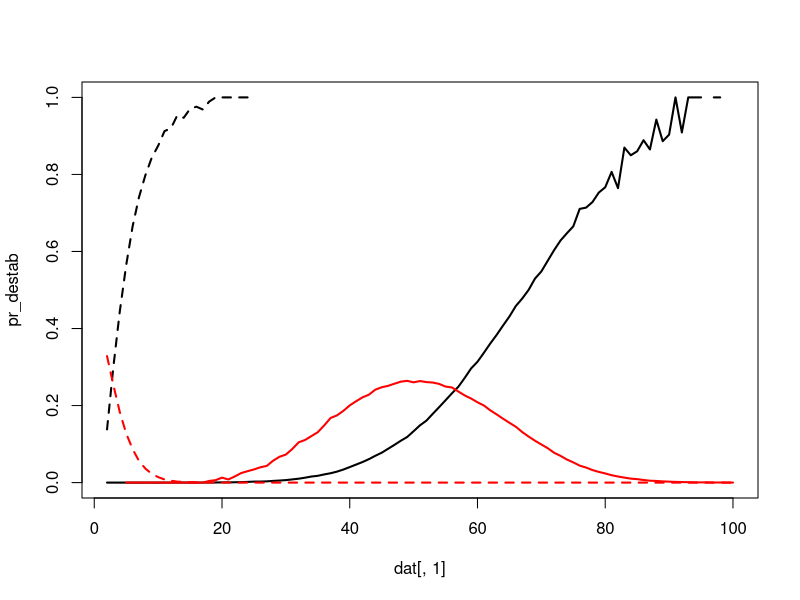
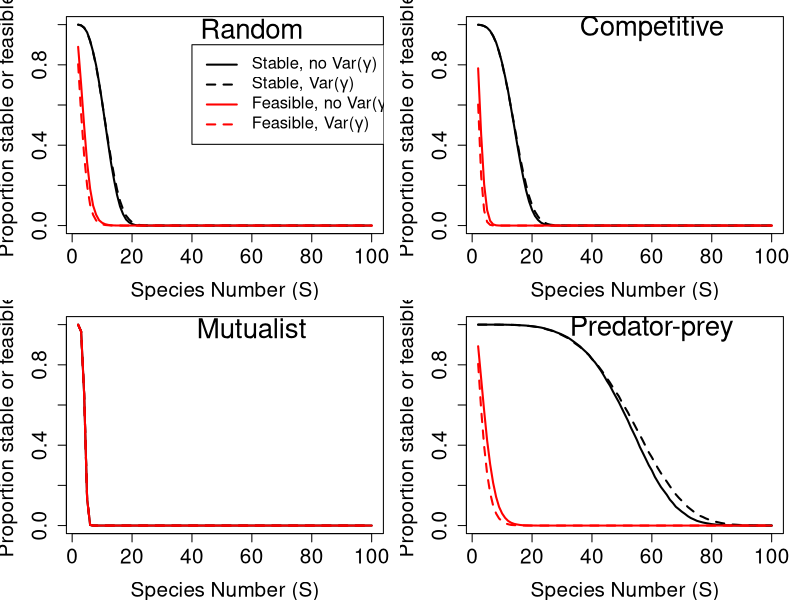
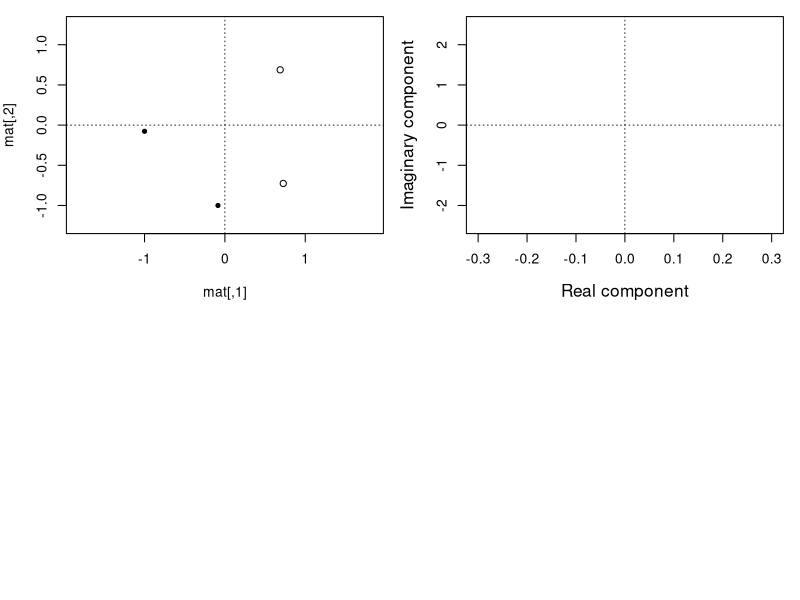

The R script that drew these images, in order: (Note: this script raises an error after producing the figures.)

plot_eigen_c <- function(eigen_list, xlim = c(-2000, 500), ylim = c(-800, 800)){
    coords1 <- expand.grid(real = xlim[1]:xlim[2], imag = ylim[1]:ylim[2]);
    coords2 <- expand.grid(real = xlim[1]:xlim[2], imag = ylim[1]:ylim[2]);
    heat1   <- rep(0, length = dim(coords1)[1]);
    heat2   <- rep(0, length = dim(coords2)[1]);
    el1     <- eigen_list$eig_1;
    el2     <- eigen_list$eig_2;
    for(i in 1:dim(coords1)[1]){
        rightRe1  <- el1[,1] == coords1[i,1];
        rightIm1  <- el1[,2] == coords1[i,2];
        heat1[i]  <- sum(rightRe1 == TRUE & rightIm1 == TRUE);
        rightRe2  <- el2[,1] == coords2[i,1];
        rightIm2  <- el2[,2] == coords2[i,2];
        heat2[i]  <- sum(rightRe2 == TRUE & rightIm2 == TRUE);
        if(i %% 5000 == 0){
            pct <- round((i / dim(coords1)[1]) * 100, digits = 2);
            print(paste(pct, "percent complete"));
        }
    }
    pl1 <- cbind(coords1, heat1);
    pl2 <- cbind(coords2, heat2);
    return(list(A1 = pl1, A2 = pl2));
}

eigen_cloud <- function(nn, iters, int_type = 0, rmx = 0.4, eps_max = 999){
    e_coord1 <- NULL;
    e_coord2 <- NULL;
    iter     <- iters;
    while(iter > 0){
        A1_dat   <- rnorm(n = nn * nn, mean = 0, sd = 0.4);
        A1       <- matrix(data = A1_dat, nrow = nn, ncol = nn);
        A1       <- species_interactions(mat = A1, type = int_type);
        diag(A1) <- -1;
        epsil    <- runif(n = nn, min = 1, max = eps_max);
        eps_dat  <- rep(x = epsil, times = nn);
        eps_mat  <- matrix(data = epsil, nrow = nn, ncol = nn, 
                          byrow = FALSE);
        avg_mat  <- matrix(data = mean(1:eps_max), nrow = nn, ncol = nn, 
                           byrow = FALSE);
        A2       <- A1 * eps_mat;
        A1       <- A1 * avg_mat;
        Re_A1    <- Re(eigen(A1)$values);
        Im_A1    <- Im(eigen(A1)$values);
        Re_A2    <- Re(eigen(A2)$values);
        Im_A2    <- Im(eigen(A2)$values);
        e_coord1 <- rbind(e_coord1, cbind(Re_A1, Im_A1));
        e_coord2 <- rbind(e_coord2, cbind(Re_A2, Im_A2));
        iter     <- iter - 1;
    }
    e_coord1 <- round(e_coord1);
    e_coord2 <- round(e_coord2);
    return(list(eig_1 = e_coord1, eig_2 = e_coord2));
}    
    
rand_gen_var <- function(max_sp, iters, int_type = 0, rmx = 0.4, eps_max = 999){
    tot_res <- NULL;
    fea_res <- NULL;
    nea_res <- NULL;
    for(i in 2:max_sp){
        nn             <- i;
        A1_stt         <- 0;
        A2_stt         <- 0;
        A1_fet         <- 0;
        A2_fet         <- 0;
        iter           <- iters;
        tot_res[[i-1]] <- matrix(data = 0, nrow = iter, ncol = 2);
        fea_res[[i-1]] <- matrix(data = 0, nrow = iter, ncol = 2);
        nea_res[[i-1]] <- matrix(data = 0, nrow = iter, ncol = 2);
        while(iter > 0){
            r_vec    <- rnorm(n = nn, mean = 0, sd = rmx);
            A1_dat   <- rnorm(n = nn * nn, mean = 0, sd = 0.4);
            A1       <- matrix(data = A1_dat, nrow = nn, ncol = nn);
            A1       <- species_interactions(mat = A1, type = int_type);
            diag(A1) <- -1;
            epsil    <- runif(n = nn, min = 1, max = eps_max);
            eps_dat  <- rep(x = epsil, times = nn);
            eps_mat  <- matrix(data = epsil, nrow = nn, ncol = nn, 
                               byrow = FALSE);
            avg_mat  <- matrix(data = mean(1:eps_max), nrow = nn, ncol = nn, 
                               byrow = FALSE);
            A2       <- A1 * eps_mat;
            A1       <- A1 * avg_mat;
            #r_vec    <- r_vec * epsil / 100;
            A1_stb   <- max(Re(eigen(A1)$values)) < 0;
            A2_stb   <- max(Re(eigen(A2)$values)) < 0;
            A1_fea   <- min(-1*solve(A1) %*% r_vec) > 0;
            A2_fea   <- min(-1*solve(A2) %*% r_vec) > 0;
            A1_nea   <- max(-1*solve(A1) %*% r_vec) < 0;
            A2_nea   <- max(-1*solve(A2) %*% r_vec) < 0;
            if(A1_stb == TRUE){
                tot_res[[i-1]][iter, 1] <- 1;
            }
            if(A2_stb == TRUE){
                tot_res[[i-1]][iter, 2] <- 1;
            }
            if(A1_fea == TRUE){
                fea_res[[i-1]][iter, 1] <- 1;
            }
            if(A2_fea == TRUE){
                fea_res[[i-1]][iter, 2] <- 1;
            }
            if(A1_nea == TRUE){
                nea_res[[i-1]][iter, 1] <- 1;
            }
            if(A2_nea == TRUE){
                nea_res[[i-1]][iter, 2] <- 1;
            }
            iter    <- iter - 1;
        }
        print(i);
    }
    all_res <- summarise_randmat(tot_res = tot_res, fea_res = fea_res, 
                                 nea_res = nea_res);
    return(all_res);
}


species_interactions <- function(mat, type = 0){
    if(type == 1){
        mat[mat > 0] <- -1*mat[mat > 0];
    }
    if(type == 2){
        mat[mat < 0] <- -1*mat[mat < 0];
    }
    if(type == 3){
        for(i in 1:dim(mat)[1]){
            for(j in 1:dim(mat)[2]){
                if(mat[i, j] * mat[j, i] > 0){
                    mat[j, i] <- -1 * mat[j, i];
                }
            }
        }
    }
    return(mat);
}


summarise_randmat <- function(tot_res, fea_res, nea_res){
    sims    <- length(tot_res);
    all_res <- matrix(data = 0, nrow = sims, ncol = 13);
    for(i in 1:sims){
        unstables <- tot_res[[i]][,1] == FALSE & tot_res[[i]][,2] == FALSE;
        stables   <- tot_res[[i]][,1] == TRUE  & tot_res[[i]][,2] == TRUE;
        unstabled <- tot_res[[i]][,1] == TRUE  & tot_res[[i]][,2] == FALSE;
        stabled   <- tot_res[[i]][,1] == FALSE & tot_res[[i]][,2] == TRUE;
        non_feas  <- fea_res[[i]][,1] == FALSE & fea_res[[i]][,2] == FALSE;
        feasibl   <- fea_res[[i]][,1] == TRUE  & fea_res[[i]][,2] == TRUE;
        unfeased  <- fea_res[[i]][,1] == TRUE  & fea_res[[i]][,2] == FALSE;
        feased    <- fea_res[[i]][,1] == FALSE & fea_res[[i]][,2] == TRUE;
        non_neas  <- nea_res[[i]][,1] == FALSE & nea_res[[i]][,2] == FALSE;
        neasibl   <- nea_res[[i]][,1] == TRUE  & nea_res[[i]][,2] == TRUE;
        unneased  <- nea_res[[i]][,1] == TRUE  & nea_res[[i]][,2] == FALSE;
        neased    <- nea_res[[i]][,1] == FALSE & nea_res[[i]][,2] == TRUE;
        all_res[i, 1]  <- i + 1;
        all_res[i, 2]  <- sum(unstables);
        all_res[i, 3]  <- sum(stables);
        all_res[i, 4]  <- sum(unstabled);
        all_res[i, 5]  <- sum(stabled);
        all_res[i, 6]  <- sum(non_feas);
        all_res[i, 7]  <- sum(feasibl);
        all_res[i, 8]  <- sum(unfeased);
        all_res[i, 9]  <- sum(feased);
        all_res[i, 10] <- sum(non_neas);
        all_res[i, 11] <- sum(neasibl);
        all_res[i, 12] <- sum(unneased);
        all_res[i, 13] <- sum(neased);
    }
    return(all_res);
}


# Get:
# (1) proportion stable made unstable
# (2) proportion unstable made stable
# (3) proportion feasible made infeasible
# (4) proportion infeasible made feasible


random      <- read.csv(file = "sim_results/random_community.csv");
competition <- read.csv(file = "sim_results/competitor_community.csv");
mutualism   <- read.csv(file = "sim_results/mutualist_community.csv");
pred_prey   <- read.csv(file = "sim_results/predator_prey_community.csv");



dat <- pred_prey;

pr_destab <- dat[,4] / (dat[,4] + dat[,3]);
pr_stabld <- dat[,5] / (dat[,5] + dat[,2]);
pr_defeas <- dat[,8] / (dat[,8] + dat[,7]);
pr_feased <- dat[,9] / (dat[,9] + dat[,6]);
Sp        <- dat[,1];

plot(dat[,1], pr_destab, type = "l", lwd = 2, ylim = c(0, 1));
points(dat[,1], pr_stabld, type = "l", lwd = 2, col = "red");
points(dat[,1], pr_defeas, type = "l", lwd = 2, col = "black", lty = "dashed");
points(dat[,1], pr_feased, type = "l", lwd = 2, col = "red", lty = "dashed");


pr_destab <- dat[,4] / (dat[,4] + dat[,3]);
pr_stabld <- dat[,5] / (dat[,5] + dat[,2]);
pr_defeas <- dat[,8] / (dat[,8] + dat[,7]);
pr_feased <- dat[,9] / (dat[,9] + dat[,6]);



# ==============================================================================
par(mfrow = c(2, 2), mar = c(4, 4, 1, 1));
# ==============================================================================
dat      <- random;
stab_nov <- dat[,3] + dat[,4];
stab_var <- dat[,3] + dat[,5];
feas_nov <- dat[,7] + dat[,8];
feas_var <- dat[,7] + dat[,9];
plot(x = Sp, y = stab_nov / 100000, type = "l", lwd = 2, ylim = c(0,1),
     cex.lab = 1.5, cex.axis = 1.5, xlab = "Species Number (S)",
     ylab = "Proportion stable or feasible");
points(x = Sp, y = stab_var / 100000, type = "l", lwd = 2, lty = "dashed");
points(x = Sp, y = feas_nov / 100000, type = "l", lwd = 2, col = "red");
points(x = Sp, y = feas_var / 100000, type = "l", lwd = 2, col = "red",
       lty = "dashed");
legend(x = 40, y = 0.9, col = c("black", "black", "red", "red"), cex = 1.2,
       legend = c(expression(paste("Stable, no Var(",gamma,")")),
                             expression(paste("Stable, Var(",gamma,")")),
                             expression(paste("Feasible, no Var(",gamma,")")),
                             expression(paste("Feasible, Var(",gamma,")"))),
       lty = c("solid", "dashed", "solid", "dashed"), lwd = 2);
text(x = 60, y = 0.98, labels = "Random", cex = 2);
# ==============================================================================
dat      <- competition;
stab_nov <- dat[,3] + dat[,4];
stab_var <- dat[,3] + dat[,5];
feas_nov <- dat[,7] + dat[,8];
feas_var <- dat[,7] + dat[,9];
plot(x = Sp, y = stab_nov / 100000, type = "l", lwd = 2, ylim = c(0,1),
     cex.lab = 1.5, cex.axis = 1.5, xlab = "Species Number (S)",
     ylab = "Proportion stable or feasible");
points(x = Sp, y = stab_var / 100000, type = "l", lwd = 2, lty = "dashed");
points(x = Sp, y = feas_nov / 100000, type = "l", lwd = 2, col = "red");
points(x = Sp, y = feas_var / 100000, type = "l", lwd = 2, col = "red",
       lty = "dashed");
text(x = 60, y = 0.98, labels = "Competitive", cex = 2);
# ==============================================================================
dat      <- mutualism;
stab_nov <- dat[,3] + dat[,4];
stab_var <- dat[,3] + dat[,5];
feas_nov <- dat[,7] + dat[,8];
feas_var <- dat[,7] + dat[,9];
plot(x = Sp, y = stab_nov / 100000, type = "l", lwd = 2, ylim = c(0,1),
     cex.lab = 1.5, cex.axis = 1.5, xlab = "Species Number (S)",
     ylab = "Proportion stable or feasible");
points(x = Sp, y = stab_var / 100000, type = "l", lwd = 2, lty = "dashed");
points(x = Sp, y = feas_nov / 100000, type = "l", lwd = 2, col = "red");
points(x = Sp, y = feas_var / 100000, type = "l", lwd = 2, col = "red",
       lty = "dashed");
text(x = 60, y = 0.98, labels = "Mutualist", cex = 2);
# ==============================================================================
dat      <- pred_prey;
stab_nov <- dat[,3] + dat[,4];
stab_var <- dat[,3] + dat[,5];
feas_nov <- dat[,7] + dat[,8];
feas_var <- dat[,7] + dat[,9];
plot(x = Sp, y = stab_nov / 100000, type = "l", lwd = 2, ylim = c(0,1),
     cex.lab = 1.5, cex.axis = 1.5, xlab = "Species Number (S)",
     ylab = "Proportion stable or feasible");
points(x = Sp, y = stab_var / 100000, type = "l", lwd = 2, lty = "dashed");
points(x = Sp, y = feas_nov / 100000, type = "l", lwd = 2, col = "red");
points(x = Sp, y = feas_var / 100000, type = "l", lwd = 2, col = "red",
       lty = "dashed");
text(x = 60, y = 0.98, labels = "Predator-prey", cex = 2);
# ==============================================================================





mat <- matrix(data = rnorm(n = 4, mean = 0, sd = 0.4), nrow = 2);
diag(mat) <- -1;
plot(mat, xlim = c(-0.5, 0.5), ylim = c(-1.25, 1.25), asp = 1, pch = 20)
points(Re(eigen(mat)$vector));
abline(h = 0, lty = "dotted", lwd = 0.8);
abline(v = 0, lty = "dotted", lwd = 0.8);






plot(x = 0, y = 0, type = "n", xlim = c(-0.3, 0.3), ylim = c(-2.5, 2.5),
     xlab = "Real component", ylab = "Imaginary component", cex.lab = 1.25);
abline(h = 0, lty = "dotted", lwd = 0.8);
abline(v = 0, lty = "dotted", lwd = 0.8);

iter     <- 10000;
while(iter > 0){
    mat1       <- matrix(data = rnorm(n = 16, mean = 0, sd = 0.4), nrow = 4);
    diag(mat1) <- -1;
    mat2       <- mat1;
    mat2[1,]   <- mat2[1,] * runif(n = 1, min = 1, max = 1000);
    mat1_e     <- eigen(mat1)$values;
    mat2_e     <- eigen(mat2)$values;
    stab1      <- max(Re(mat1_e)) < 0;
    stab2      <- max(Re(mat2_e)) < 0;
    if(stab1 == TRUE & stab2 == FALSE){
        arrows(x0 = Re(mat1_e), x1 = Re(mat2_e), y0 = Im(mat1_e), y1 = Im(mat2_e),
               length = 0.05, lwd = 2, col = "red");
        #break;
    }
    if(stab1 == FALSE & stab2 == TRUE){
        arrows(x0 = Re(mat1_e), x1 = Re(mat2_e), y0 = Im(mat1_e), y1 = Im(mat2_e),
               length = 0.05, lwd = 2, col = "blue");
        #break;
    }
    iter <- iter - 1;
}



get_rand_eigs <- function(int_type = 0, iter = 1000){
    nn             <- 20;
    eigres         <- matrix(data = 0, ncol = 82, nrow = iter);
    eigres[,1]     <- int_type;
    while(iter > 0){
        r_vec     <- runif(n = nn, min = 1, max = rmx);
        A1_dat    <- rnorm(n = nn * nn, mean = 0, sd = 0.4);
        A1        <- matrix(data = A1_dat, nrow = nn, ncol = nn);
        A1        <- species_interactions(mat = A1, type = int_type);
        diag(A1)  <- -1;
        epsil     <- runif(n = nn, min = 1, max = eps_max);
        eps_dat   <- rep(x = epsil, times = nn);
        eps_mat   <- matrix(data = epsil, nrow = nn, ncol = nn, 
                            byrow = FALSE);
        avg_mat   <- matrix(data = mean(1:eps_max), nrow = nn, ncol = nn, 
                            byrow = FALSE);
        A2        <- A1 * eps_mat;
        A1        <- A1 * avg_mat;
        mat1_e    <- eigen(A1)$values;
        mat2_e    <- eigen(A2)$values;
        real_mat1 <- Re(mat1_e);
        imag_mat1 <- Im(mat1_e);
        real_mat2 <- Re(mat2_e);
        imag_mat2 <- Im(mat2_e);
        stab1     <- max(real_mat1) < 0;
        stab2     <- max(real_mat2) < 0;
        if(stab1 == FALSE & stab2 == FALSE){
            eigres[iter,2] <- 1;
        }
        if(stab1 == TRUE & stab2 == TRUE){
            eigres[iter,2] <- 2;
        }
        if(stab1 == TRUE & stab2 == FALSE){
            eigres[iter,2] <- 3;
        }
        if(stab1 == FALSE & stab2 == TRUE){
            eigres[iter,2] <- 4;
        }
        eigres[iter,3:22]  <- real_mat1;
        eigres[iter,23:42] <- imag_mat1;
        eigres[iter,43:62] <- real_mat2;
        eigres[iter,63:82] <- imag_mat2;
        iter    <- iter - 1;
    }
    return(eigres);
}

plot_eig_set <- function(eigres){
    par(mfrow = c(2,2), mar = c(5, 5, 1, 1));
    x0 <- min(cbind(eigres[,3:22], eigres[,43:62]));
    x1 <- max(cbind(eigres[,3:22], eigres[,43:62]));
    plot(x = 0, y = 0, type = "n", xlim = c(x0, x1), ylim = c(-1500, 1500),
         xlab = "Real component", ylab = "Imaginary component", cex.lab = 1.25);
    abline(h = 0, lty = "dotted", lwd = 0.8);
    abline(v = 0, lty = "dotted", lwd = 0.8);
    if(1 %in% eigres[,2]){
        row <- which(eigres[,2] == 1)[1];
        m1r <- eigres[row,3:22];
        m1i <- eigres[row,23:42];
        m2r <- eigres[row,43:62];
        m2i <- eigres[row,63:82];
        points(x = m1r, y = m1i, pch = 20, cex = 1.5, col = "black");
        points(x = m2r, y = m2i, pch = 20, cex = 1.5, col = "red");
    }
    text(x = x0 + (x1 - x0)*0.2, y = 1500, "Unstable", cex = 1.5);
    plot(x = 0, y = 0, type = "n", xlim = c(x0, x1), ylim = c(-1500, 1500),
         xlab = "Real component", ylab = "Imaginary component", cex.lab = 1.25);
    abline(h = 0, lty = "dotted", lwd = 0.8);
    abline(v = 0, lty = "dotted", lwd = 0.8);
    if(2 %in% eigres[,2]){
        row <- which(eigres[,2] == 2)[1];
        m1r <- eigres[row,3:22];
        m1i <- eigres[row,23:42];
        m2r <- eigres[row,43:62];
        m2i <- eigres[row,63:82];
        points(x = m1r, y = m1i, pch = 20, cex = 1.5, col = "black");
        points(x = m2r, y = m2i, pch = 20, cex = 1.5, col = "red");
    }
    text(x = x0 + (x1 - x0)*0.2, y = 1500, "Stable", cex = 1.5);
    plot(x = 0, y = 0, type = "n", xlim = c(x0, x1), ylim = c(-1500, 1500),
         xlab = "Real component", ylab = "Imaginary component", cex.lab = 1.25);
    abline(h = 0, lty = "dotted", lwd = 0.8);
    abline(v = 0, lty = "dotted", lwd = 0.8);
    if(3 %in% eigres[,2]){
        row <- which(eigres[,2] == 3)[1];
        m1r <- eigres[row,3:22];
        m1i <- eigres[row,23:42];
        m2r <- eigres[row,43:62];
        m2i <- eigres[row,63:82];
        points(x = m1r, y = m1i, pch = 20, cex = 1.5, col = "black");
        points(x = m2r, y = m2i, pch = 20, cex = 1.5, col = "red");
    }
    text(x = x0 + (x1 - x0)*0.2, y = 1500, "Destabilised", cex = 1.5);
    plot(x = 0, y = 0, type = "n", xlim =c(x0, x1), ylim = c(-1500, 1500),
         xlab = "Real component", ylab = "Imaginary component", cex.lab = 1.25);
    abline(h = 0, lty = "dotted", lwd = 0.8);
    abline(v = 0, lty = "dotted", lwd = 0.8);
    if(4 %in% eigres[,2]){
        row <- which(eigres[,2] == 4)[1];
        m1r <- eigres[row,3:22];
        m1i <- eigres[row,23:42];
        m2r <- eigres[row,43:62];
        m2i <- eigres[row,63:82];
        points(x = m1r, y = m1i, pch = 20, cex = 1.5, col = "black");
        points(x = m2r, y = m2i, pch = 20, cex = 1.5, col = "red");
    }
    text(x = x0 + (x1 - x0)*0.2, y = 1500, "Stabilised", cex = 1.5);
}

get_rand_feas <- function(int_type = 0, iter = 1000){
    nn             <- 20;
    eigres         <- matrix(data = 0, ncol = 42, nrow = iter);
    eigres[,1]     <- int_type;
    while(iter > 0){
        r_vec     <- runif(n = nn, min = 1, max = rmx);
        A1_dat    <- rnorm(n = nn * nn, mean = 0, sd = 0.4);
        A1        <- matrix(data = A1_dat, nrow = nn, ncol = nn);
        A1        <- species_interactions(mat = A1, type = int_type);
        diag(A1)  <- -1;
        avg_mat   <- matrix(data = mean(1:eps_max), nrow = nn, ncol = nn, 
                            byrow = FALSE);
        A1        <- A1 * avg_mat;
        mat1_e    <- eigen(A1)$values;
        real_mat1 <- Re(mat1_e);
        imag_mat1 <- Im(mat1_e);
        stab1     <- max(real_mat1) < 0;
        A1_fea    <- min(-1*solve(A1) %*% r_vec) > 0;
        if(stab1 == TRUE & A1_fea == FALSE){
            eigres[iter,2] <- 1;
        }
        if(stab1 == TRUE & A1_fea == TRUE){
            eigres[iter,2] <- 2;
        }
        eigres[iter,3:22]  <- real_mat1;
        eigres[iter,23:42] <- imag_mat1;
        iter    <- iter - 1;
    }
    return(eigres);
}


plot_feas_set <- function(eigres){
    par(mfrow = c(1,2), mar = c(5, 5, 1, 1));
    x0 <- min(eigres[,3:22]);
    x1 <- max(eigres[,3:22]);
    plot(x = 0, y = 0, type = "n", xlim = c(x0, x1), ylim = c(-1500, 1500),
         xlab = "Real component", ylab = "Imaginary component", cex.lab = 1.25);
    abline(h = 0, lty = "dotted", lwd = 0.8);
    abline(v = 0, lty = "dotted", lwd = 0.8);
    if(1 %in% eigres[,2]){
        row <- which(eigres[,2] == 1)[1];
        m1r <- eigres[row,3:22];
        m1i <- eigres[row,23:42];
        points(x = m1r, y = m1i, pch = 20, cex = 1.5, col = "black");
    }
    text(x = x0 + (x1 - x0)*0.2, y = 1500, "Stable", cex = 1.5);
    plot(x = 0, y = 0, type = "n", xlim = c(x0, x1), ylim = c(-1500, 1500),
         xlab = "Real component", ylab = "Imaginary component", cex.lab = 1.25);
    abline(h = 0, lty = "dotted", lwd = 0.8);
    abline(v = 0, lty = "dotted", lwd = 0.8);
    if(2 %in% eigres[,2]){
        row <- which(eigres[,2] == 2)[1];
        m1r <- eigres[row,3:22];
        m1i <- eigres[row,23:42];
        points(x = m1r, y = m1i, pch = 20, cex = 1.5, col = "black");
    }
    text(x = x0 + (x1 - x0)*0.2, y = 1500, "Feasible", cex = 1.5);
}


eres <- get_rand_eigs(int_type = 0, iter = 10000);
plot_eig_set(eres);






get_var_change <- function(int_type = 0, iter = 1000){
    m_changes      <- NULL;
    nn             <- 20;
    eigres         <- matrix(data = 0, ncol = 82, nrow = iter);
    eigtests       <- matrix(data = 0, nrow = iter, ncol = 21);
    eigres[,1]     <- int_type;
    while(iter > 0){
        r_vec     <- runif(n = nn, min = 1, max = rmx);
        A1_dat    <- rnorm(n = nn * nn, mean = 0, sd = 0.4);
        A1        <- matrix(data = A1_dat, nrow = nn, ncol = nn);
        A1        <- species_interactions(mat = A1, type = int_type);
        diag(A1)  <- -1;
        epsil     <- runif(n = nn, min = 1, max = eps_max);
        eps_dat   <- rep(x = epsil, times = nn);
        eps_mat   <- matrix(data = epsil, nrow = nn, ncol = nn, 
                            byrow = FALSE);
        avg_mat   <- matrix(data = mean(1:eps_max), nrow = nn, ncol = nn, 
                            byrow = FALSE);
        A2        <- A1 * eps_mat;
        A1        <- A1 * avg_mat;
        mat1_e    <- eigen(A1)$values;
        mat2_e    <- eigen(A2)$values;
        real_mat1 <- Re(mat1_e);
        imag_mat1 <- Im(mat1_e);
        real_mat2 <- Re(mat2_e);
        imag_mat2 <- Im(mat2_e);
        stab1     <- max(real_mat1) < 0;
        stab2     <- max(real_mat2) < 0;
        mchange   <- solve(t(A1) %*% A1) %*% t(A1) %*% A2;
        m_changes[[iter]] <- mchange;
        if(stab1 == FALSE & stab2 == FALSE){
            eigres[iter,2]    <- 1;
            eigtests[iter,1]  <- 1;
        }
        if(stab1 == TRUE & stab2 == TRUE){
            eigres[iter,2] <- 2;
            eigtests[iter,1]  <- 2;
        }
        if(stab1 == TRUE & stab2 == FALSE){
            eigres[iter,2] <- 3;
            eigtests[iter,1]  <- 3;
        }
        if(stab1 == FALSE & stab2 == TRUE){
            eigres[iter,2] <- 4;
            eigtests[iter,1]  <- 4;
        }
        eigtests[iter,2:21] <- eigen(mchange)$values;
        eigres[iter,3:22]   <- real_mat1;
        eigres[iter,23:42]  <- imag_mat1;
        eigres[iter,43:62]  <- real_mat2;
        eigres[iter,63:82]  <- imag_mat2;
        iter    <- iter - 1;
    }
    return(list(eigres = eigres, mchanges = m_changes, eigtests = eigtests));
}

plot_var_change <- function(dat){
    eigres   <- dat$eigres;
    mchanges <- dat$mchanges;
    par(mfrow = c(2,2), mar = c(2, 2, 1, 1));
    if(1 %in% eigres[,2]){
        use_it <- which(eigres[,2] == 1)[1];
        plot(mchanges[[use_it]], xlab = "", ylab = "");
        abline(h = 0, lty = "dotted", lwd = 0.8);
        abline(v = 0, lty = "dotted", lwd = 0.8);
    }
    if(2 %in% eigres[,2]){
        use_it <- which(eigres[,2] == 2)[1];
        plot(mchanges[[use_it]], xlab = "", ylab = "");
        abline(h = 0, lty = "dotted", lwd = 0.8);
        abline(v = 0, lty = "dotted", lwd = 0.8);
    }
    if(3 %in% eigres[,2]){
        use_it <- which(eigres[,2] == 3)[1];
        plot(mchanges[[use_it]], xlab = "", ylab = "");
        abline(h = 0, lty = "dotted", lwd = 0.8);
        abline(v = 0, lty = "dotted", lwd = 0.8);
    }
    if(4 %in% eigres[,2]){
        use_it <- which(eigres[,2] == 4)[1];
        plot(mchanges[[use_it]], xlab = "", ylab = "");
        abline(h = 0, lty = "dotted", lwd = 0.8);
        abline(v = 0, lty = "dotted", lwd = 0.8);
    }
}












dat      <- random;


Sp       <- dat[,1];
stab_nov <- dat[,3]  + dat[,4];
stab_var <- dat[,3]  + dat[,5];
feas_nov <- dat[,7]  + dat[,8];
feas_var <- dat[,7]  + dat[,9];
#neas_nov <- dat[,11] + dat[,12];
#neas_var <- dat[,11]  + dat[,13];
plot(x = Sp, y = stab_nov / 100000, type = "l", lwd = 2, ylim = c(0,0.2),
     cex.lab = 1.5, cex.axis = 1.5, xlab = "Species Number (S)",
     ylab = "Proportion stable or feasible");
points(x = Sp, y = stab_var / 100000, type = "l", lwd = 2, lty = "dashed");
points(x = Sp, y = feas_nov / 100000, type = "l", lwd = 2, col = "red");
points(x = Sp, y = feas_var / 100000, type = "l", lwd = 2, col = "red",
       lty = "dashed");
#points(x = Sp, y = neas_nov / 100000, type = "l", lwd = 2, col = "blue");
#points(x = Sp, y = neas_var / 100000, type = "l", lwd = 2, col = "blue",
#       lty = "dashed");
legend(x = 40, y = 0.9, col = c("black", "black", "red", "red"), cex = 1.2,
       legend = c(expression(paste("Stable, no Var(",gamma,")")),
                  expression(paste("Stable, Var(",gamma,")")),
                  expression(paste("Feasible, no Var(",gamma,")")),
                  expression(paste("Feasible, Var(",gamma,")"))),
       lty = c("solid", "dashed", "solid", "dashed"), lwd = 2);
text(x = 60, y = 0.98, labels = "Random", cex = 2);













#===============================================================================







#===============================================================================


rand_gen_var <- function(max_sp, iters, int_type = 0, rmx = 0.4, pr_dev = 1){
    tot_res <- NULL;
    fea_res <- NULL;
    nea_res <- NULL;
    for(i in 1:pr_dev){
        nn             <- max_sp;
        A1_stt         <- 0;
        A2_stt         <- 0;
        iter           <- iters;
        tot_res[[i]]   <- matrix(data = 0, nrow = iter, ncol = 2);
        fea_res[[i]]   <- matrix(data = 0, nrow = iter, ncol = 2);
        nea_res[[i]]   <- matrix(data = 0, nrow = iter, ncol = 2);
        while(iter > 0){
            r_vec    <- rnorm(n = nn, mean = 0, sd = rmx);
            A1_dat   <- rnorm(n = nn * nn, mean = 0, sd = 0.4);
            A1       <- matrix(data = A1_dat, nrow = nn, ncol = nn);
            A1       <- species_interactions(mat = A1, type = int_type);
            diag(A1) <- -1;
            epsil    <- rnorm(n = nn, mean = 0, sd = pr_dev+100);
            eps_mat  <- matrix(data = exp(epsil), nrow = nn, ncol = nn, 
                               byrow = FALSE);
            avg_mat  <- matrix(data = mean(exp(epsil)), nrow = nn, ncol = nn, 
                               byrow = FALSE);
            A2       <- A1 * eps_mat;
            A1       <- A1 * avg_mat;
            A1_stb   <- max(Re(eigen(A1)$values)) < 0;
            A2_stb   <- max(Re(eigen(A2)$values)) < 0;
            if(A1_stb == TRUE){
                tot_res[[i]][iter, 1] <- 1;
            }
            if(A2_stb == TRUE){
                tot_res[[i]][iter, 2] <- 1;
            }
            iter    <- iter - 1;
        }
        print(i);
    }
    all_res <- summarise_randmat(tot_res = tot_res, fea_res = fea_res, 
                                 nea_res = nea_res);
    return(all_res);
}


species_interactions <- function(mat, type = 0){
    if(type == 1){
        mat[mat > 0] <- -1*mat[mat > 0];
    }
    if(type == 2){
        mat[mat < 0] <- -1*mat[mat < 0];
    }
    if(type == 3){
        for(i in 1:dim(mat)[1]){
            for(j in 1:dim(mat)[2]){
                if(mat[i, j] * mat[j, i] > 0){
                    mat[j, i] <- -1 * mat[j, i];
                }
            }
        }
    }
    return(mat);
}


summarise_randmat <- function(tot_res, fea_res, nea_res){
    sims    <- length(tot_res);
    all_res <- matrix(data = 0, nrow = sims, ncol = 9);
    for(i in 1:sims){
        unstables <- tot_res[[i]][,1] == FALSE & tot_res[[i]][,2] == FALSE;
        stables   <- tot_res[[i]][,1] == TRUE  & tot_res[[i]][,2] == TRUE;
        unstabled <- tot_res[[i]][,1] == TRUE  & tot_res[[i]][,2] == FALSE;
        stabled   <- tot_res[[i]][,1] == FALSE & tot_res[[i]][,2] == TRUE;
        non_feas  <- fea_res[[i]][,1] == FALSE & fea_res[[i]][,2] == FALSE;
        feasibl   <- fea_res[[i]][,1] == TRUE  & fea_res[[i]][,2] == TRUE;
        unfeased  <- fea_res[[i]][,1] == TRUE  & fea_res[[i]][,2] == FALSE;
        feased    <- fea_res[[i]][,1] == FALSE & fea_res[[i]][,2] == TRUE;
        all_res[i, 1]  <- i;
        all_res[i, 2]  <- sum(unstables);
        all_res[i, 3]  <- sum(stables);
        all_res[i, 4]  <- sum(unstabled);
        all_res[i, 5]  <- sum(stabled);
        all_res[i, 6]  <- sum(non_feas);
        all_res[i, 7]  <- sum(feasibl);
        all_res[i, 8]  <- sum(unfeased);
        all_res[i, 9]  <- sum(feased);
    }
    return(all_res);
}







###############################################################



rand_gen_var <- function(max_sp, iters, int_type = 0, rmx = 0.4){
  tot_res <- NULL;
  fea_res <- NULL;
  nea_res <- NULL;
  for(i in 2:max_sp){
    nn             <- i;
    A1_stt         <- 0;
    A2_stt         <- 0;
    A1_fet         <- 0;
    A2_fet         <- 0;
    iter           <- iters;
    tot_res[[i-1]] <- matrix(data = 0, nrow = iter, ncol = 2);
    fea_res[[i-1]] <- matrix(data = 0, nrow = iter, ncol = 2);
    nea_res[[i-1]] <- matrix(data = 0, nrow = iter, ncol = 2);
    while(iter > 0){
      r_vec    <- rnorm(n = nn, mean = 0, sd = rmx);
      A1_dat   <- rnorm(n = nn * nn, mean = 0, sd = 0.4);
      A1       <- matrix(data = A1_dat, nrow = nn, ncol = nn);
      A1       <- species_interactions(mat = A1, type = int_type);
      diag(A1) <- -1;
      
      SA1      <- sign(A1);
      Sadj     <- apply(X = -SA1, MARGIN = 1, FUN = sum);
      mnadj    <- 1 - min(Sadj);
      Sadj     <- exp(Sadj + mnadj);

      eps_mat  <- matrix(data = Sadj, nrow = nn, ncol = nn, 
                         byrow = FALSE);
      avg_mat  <- matrix(data = mean(Sadj), nrow = nn, ncol = nn, 
                         byrow = FALSE);
      A2       <- A1 * eps_mat;
      A1       <- A1 * avg_mat;
      A1_stb   <- max(Re(eigen(A1)$values)) < 0;
      A2_stb   <- max(Re(eigen(A2)$values)) < 0;
      #A1_fea   <- min(-1*solve(A1) %*% r_vec) > 0;
      #A2_fea   <- min(-1*solve(A2) %*% r_vec) > 0;
      if(A1_stb == TRUE){
        tot_res[[i-1]][iter, 1] <- 1;
      }
      if(A2_stb == TRUE){
        tot_res[[i-1]][iter, 2] <- 1;
      }
      #if(A1_fea == TRUE){
      #  fea_res[[i-1]][iter, 1] <- 1;
      #}
      #if(A2_fea == TRUE){
      #  fea_res[[i-1]][iter, 2] <- 1;
      #}
      iter    <- iter - 1;
    }
    print(i);
  }
  all_res <- summarise_randmat(tot_res = tot_res, fea_res = fea_res, 
                               nea_res = nea_res);
  return(all_res);
}


species_interactions <- function(mat, type = 0){
  if(type == 1){
    mat[mat > 0] <- -1*mat[mat > 0];
  }
  if(type == 2){
    mat[mat < 0] <- -1*mat[mat < 0];
  }
  if(type == 3){
    for(i in 1:dim(mat)[1]){
      for(j in 1:dim(mat)[2]){
        if(mat[i, j] * mat[j, i] > 0){
          mat[j, i] <- -1 * mat[j, i];
        }
      }
    }
  }
  return(mat);
}


summarise_randmat <- function(tot_res, fea_res, nea_res){
  sims    <- length(tot_res);
  all_res <- matrix(data = 0, nrow = sims, ncol = 13);
  for(i in 1:sims){
    unstables <- tot_res[[i]][,1] == FALSE & tot_res[[i]][,2] == FALSE;
    stables   <- tot_res[[i]][,1] == TRUE  & tot_res[[i]][,2] == TRUE;
    unstabled <- tot_res[[i]][,1] == TRUE  & tot_res[[i]][,2] == FALSE;
    stabled   <- tot_res[[i]][,1] == FALSE & tot_res[[i]][,2] == TRUE;
    non_feas  <- fea_res[[i]][,1] == FALSE & fea_res[[i]][,2] == FALSE;
    feasibl   <- fea_res[[i]][,1] == TRUE  & fea_res[[i]][,2] == TRUE;
    unfeased  <- fea_res[[i]][,1] == TRUE  & fea_res[[i]][,2] == FALSE;
    feased    <- fea_res[[i]][,1] == FALSE & fea_res[[i]][,2] == TRUE;
    all_res[i, 1]  <- i + 1;
    all_res[i, 2]  <- sum(unstables);
    all_res[i, 3]  <- sum(stables);
    all_res[i, 4]  <- sum(unstabled);
    all_res[i, 5]  <- sum(stabled);
    all_res[i, 6]  <- sum(non_feas);
    all_res[i, 7]  <- sum(feasibl);
    all_res[i, 8]  <- sum(unfeased);
    all_res[i, 9]  <- sum(feased);
  }
  return(all_res);
}









###############################################################






rand_cov_res <- function(nn, iters, int_type = 0, rmx = 0.4, eps_max = 999){
    A2_stt         <- 0;
    A2_fet         <- 0;
    iter           <- iters;
    cols           <- 2 + 2*nn;
    res_mat        <- matrix(data = 0, nrow = iters, ncol = cols);
    while(iter > 0){
        A1_dat   <- rnorm(n = nn * nn, mean = 0, sd = 0.4);
        A1       <- matrix(data = A1_dat, nrow = nn, ncol = nn);
        A1       <- species_interactions(mat = A1, type = int_type);
        diag(A1) <- -1;
        epsil    <- runif(n = nn, min = 1, max = eps_max);
        eps_dat  <- rep(x = epsil, times = nn);
        eps_mat  <- matrix(data = epsil, nrow = nn, ncol = nn, 
                           byrow = FALSE);
        A2       <- A1 * eps_mat;
        ceig_res <- cor_eigens(A2, eps_mat);
        A2_real  <- Re(eigen(A2)$values);
        A2_imag  <- Im(eigen(A2)$values);
        res_mat[iter, 1:2]               <- ceig_res;
        res_mat[iter, 3:(nn+2)]          <- A2_real;
        res_mat[iter, (nn+3):(2*nn + 2)] <- A2_imag;
        iter    <- iter - 1;
    }
    return(res_mat);
}

cor_eigens <- function(A2, eps_mat){
    epses    <- eps_mat[,1];
    SA2      <- sign(A2);
    Sadj     <- apply(X = -SA2, MARGIN = 1, FUN = sum);
    cov_ep   <- cov(Sadj, epses);
    cor_ep   <- cor(Sadj, epses);
    cor_res  <- c(cov_ep, cor_ep);
    return(cor_res);
}

species_interactions <- function(mat, type = 0){
    if(type == 1){
        mat[mat > 0] <- -1*mat[mat > 0];
    }
    if(type == 2){
        mat[mat < 0] <- -1*mat[mat < 0];
    }
    if(type == 3){
        for(i in 1:dim(mat)[1]){
            for(j in 1:dim(mat)[2]){
                if(mat[i, j] * mat[j, i] > 0){
                    mat[j, i] <- -1 * mat[j, i];
                }
            }
        }
    }
    return(mat);
}
